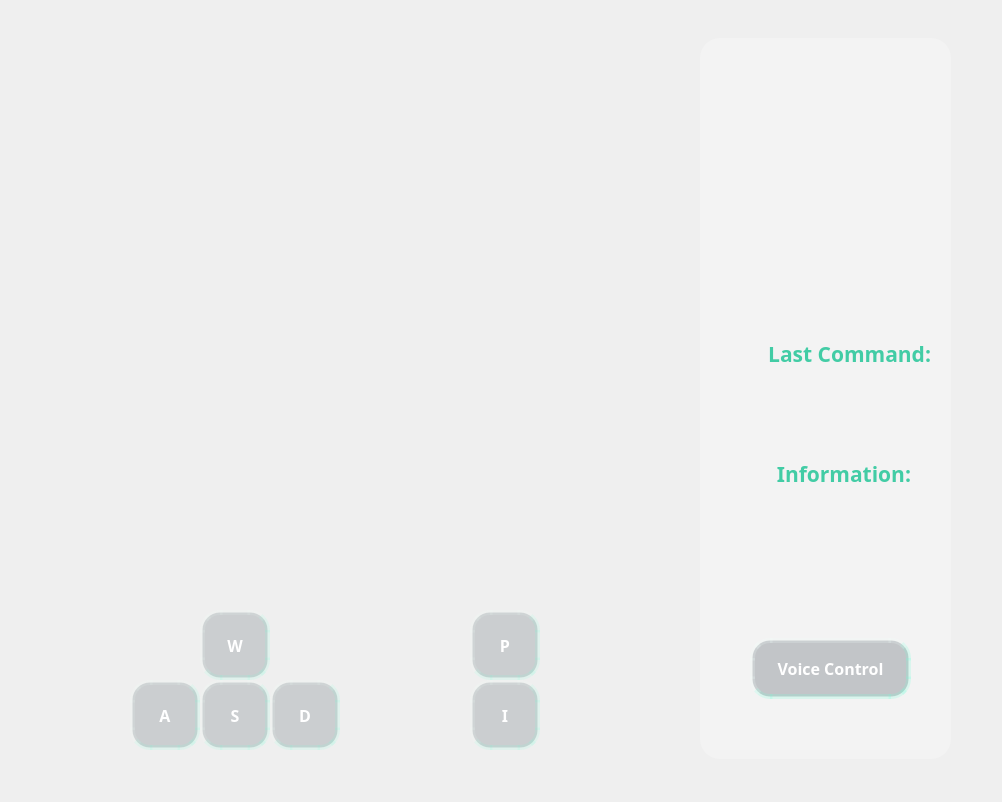
<?xml version="1.0" encoding="UTF-8"?>
<ui version="4.0">
 <class>MainWindow</class>
 <widget class="QMainWindow" name="MainWindow">
  <property name="geometry">
   <rect>
    <x>0</x>
    <y>0</y>
    <width>1002</width>
    <height>802</height>
   </rect>
  </property>
  <property name="minimumSize">
   <size>
    <width>1002</width>
    <height>802</height>
   </size>
  </property>
  <property name="maximumSize">
   <size>
    <width>1002</width>
    <height>802</height>
   </size>
  </property>
  <property name="windowTitle">
   <string>BalanceCar Console</string>
  </property>
  <widget class="QWidget" name="centralwidget">
   <widget class="QPushButton" name="Button_W">
    <property name="geometry">
     <rect>
      <x>200</x>
      <y>610</y>
      <width>70</width>
      <height>70</height>
     </rect>
    </property>
    <property name="minimumSize">
     <size>
      <width>70</width>
      <height>70</height>
     </size>
    </property>
    <property name="maximumSize">
     <size>
      <width>70</width>
      <height>70</height>
     </size>
    </property>
    <property name="font">
     <font>
      <family>微软雅黑</family>
      <pointsize>12</pointsize>
      <weight>75</weight>
      <bold>true</bold>
     </font>
    </property>
    <property name="styleSheet">
     <string notr="true">QPushButton{
	background:rgba(87,96,105,60);
	border: 5px groove rgba(111, 255, 212, 30);
	border-radius:20px;
	color: rgb(255,255, 255);
	selection-background-color: rgba(255,255,255,50);
    border-style: outset;
}

QPushButton:hover{
    background-color:rgba(140, 154, 168,60); 
    border-style: inset;
}</string>
    </property>
    <property name="text">
     <string>W</string>
    </property>
   </widget>
   <widget class="QPushButton" name="Button_A">
    <property name="geometry">
     <rect>
      <x>130</x>
      <y>680</y>
      <width>70</width>
      <height>70</height>
     </rect>
    </property>
    <property name="minimumSize">
     <size>
      <width>70</width>
      <height>70</height>
     </size>
    </property>
    <property name="maximumSize">
     <size>
      <width>70</width>
      <height>70</height>
     </size>
    </property>
    <property name="font">
     <font>
      <family>微软雅黑</family>
      <pointsize>12</pointsize>
      <weight>75</weight>
      <bold>true</bold>
     </font>
    </property>
    <property name="styleSheet">
     <string notr="true">QPushButton{
	background:rgba(87,96,105,60);
	border: 5px groove rgba(111, 255, 212, 30);
	border-radius:20px;
	color: rgb(255,255, 255);
	selection-background-color: rgba(255,255,255,50);
    border-style: outset;
}

QPushButton:hover{
    background-color:rgba(140, 154, 168,60); 
    border-style: inset;
}</string>
    </property>
    <property name="text">
     <string>A</string>
    </property>
   </widget>
   <widget class="QPushButton" name="Button_S">
    <property name="geometry">
     <rect>
      <x>200</x>
      <y>680</y>
      <width>70</width>
      <height>70</height>
     </rect>
    </property>
    <property name="minimumSize">
     <size>
      <width>70</width>
      <height>70</height>
     </size>
    </property>
    <property name="maximumSize">
     <size>
      <width>70</width>
      <height>70</height>
     </size>
    </property>
    <property name="font">
     <font>
      <family>微软雅黑</family>
      <pointsize>12</pointsize>
      <weight>75</weight>
      <bold>true</bold>
     </font>
    </property>
    <property name="styleSheet">
     <string notr="true">QPushButton{
	background:rgba(87,96,105,60);
	border: 5px groove rgba(111, 255, 212, 30);
	border-radius:20px;
	color: rgb(255,255, 255);
	selection-background-color: rgba(255,255,255,50);
    border-style: outset;
}

QPushButton:hover{
    background-color:rgba(140, 154, 168,60); 
    border-style: inset;
}</string>
    </property>
    <property name="text">
     <string>S</string>
    </property>
   </widget>
   <widget class="QPushButton" name="Button_D">
    <property name="geometry">
     <rect>
      <x>270</x>
      <y>680</y>
      <width>70</width>
      <height>70</height>
     </rect>
    </property>
    <property name="minimumSize">
     <size>
      <width>70</width>
      <height>70</height>
     </size>
    </property>
    <property name="maximumSize">
     <size>
      <width>70</width>
      <height>70</height>
     </size>
    </property>
    <property name="font">
     <font>
      <family>微软雅黑</family>
      <pointsize>12</pointsize>
      <weight>75</weight>
      <bold>true</bold>
     </font>
    </property>
    <property name="styleSheet">
     <string notr="true">QPushButton{
	background:rgba(87,96,105,60);
	border: 5px groove rgba(111, 255, 212, 30);
	border-radius:20px;
	color: rgb(255,255, 255);
	selection-background-color: rgba(255,255,255,50);
    border-style: outset;
}

QPushButton:hover{
    background-color:rgba(140, 154, 168,60); 
    border-style: inset;
}</string>
    </property>
    <property name="text">
     <string>D</string>
    </property>
   </widget>
   <widget class="QPushButton" name="Button_I">
    <property name="geometry">
     <rect>
      <x>470</x>
      <y>680</y>
      <width>70</width>
      <height>70</height>
     </rect>
    </property>
    <property name="minimumSize">
     <size>
      <width>70</width>
      <height>70</height>
     </size>
    </property>
    <property name="maximumSize">
     <size>
      <width>70</width>
      <height>70</height>
     </size>
    </property>
    <property name="font">
     <font>
      <family>微软雅黑</family>
      <pointsize>12</pointsize>
      <weight>75</weight>
      <bold>true</bold>
     </font>
    </property>
    <property name="styleSheet">
     <string notr="true">QPushButton{
	background:rgba(87,96,105,60);
	border: 5px groove rgba(111, 255, 212, 30);
	border-radius:20px;
	color: rgb(255,255, 255);
	selection-background-color: rgba(255,255,255,50);
    border-style: outset;
}

QPushButton:hover{
    background-color:rgba(140, 154, 168,60); 
    border-style: inset;
}</string>
    </property>
    <property name="text">
     <string>I</string>
    </property>
   </widget>
   <widget class="QPushButton" name="Button_P">
    <property name="geometry">
     <rect>
      <x>470</x>
      <y>610</y>
      <width>70</width>
      <height>70</height>
     </rect>
    </property>
    <property name="minimumSize">
     <size>
      <width>70</width>
      <height>70</height>
     </size>
    </property>
    <property name="maximumSize">
     <size>
      <width>70</width>
      <height>70</height>
     </size>
    </property>
    <property name="font">
     <font>
      <family>微软雅黑</family>
      <pointsize>12</pointsize>
      <weight>75</weight>
      <bold>true</bold>
     </font>
    </property>
    <property name="styleSheet">
     <string notr="true">QPushButton{
	background:rgba(87,96,105,60);
	border: 5px groove rgba(111, 255, 212, 30);
	border-radius:20px;
	color: rgb(255,255, 255);
	selection-background-color: rgba(255,255,255,50);
    border-style: outset;
}

QPushButton:hover{
    background-color:rgba(140, 154, 168,60); 
    border-style: inset;
}</string>
    </property>
    <property name="text">
     <string>P</string>
    </property>
   </widget>
   <widget class="QLabel" name="label_7">
    <property name="geometry">
     <rect>
      <x>690</x>
      <y>328</y>
      <width>241</width>
      <height>51</height>
     </rect>
    </property>
    <property name="font">
     <font>
      <family>微软雅黑</family>
      <pointsize>16</pointsize>
      <weight>75</weight>
      <bold>true</bold>
     </font>
    </property>
    <property name="styleSheet">
     <string notr="true">color: rgb(66, 204, 165);
</string>
    </property>
    <property name="text">
     <string>Last Command:</string>
    </property>
    <property name="textFormat">
     <enum>Qt::AutoText</enum>
    </property>
    <property name="alignment">
     <set>Qt::AlignRight|Qt::AlignTrailing|Qt::AlignVCenter</set>
    </property>
   </widget>
   <widget class="QLabel" name="Lab_cmd">
    <property name="geometry">
     <rect>
      <x>710</x>
      <y>388</y>
      <width>241</width>
      <height>51</height>
     </rect>
    </property>
    <property name="font">
     <font>
      <family>微软雅黑</family>
      <pointsize>16</pointsize>
      <weight>75</weight>
      <bold>true</bold>
     </font>
    </property>
    <property name="styleSheet">
     <string notr="true">color: rgb(66, 204, 165);
</string>
    </property>
    <property name="text">
     <string/>
    </property>
    <property name="textFormat">
     <enum>Qt::AutoText</enum>
    </property>
    <property name="alignment">
     <set>Qt::AlignCenter</set>
    </property>
   </widget>
   <widget class="QLabel" name="Lab_camera">
    <property name="geometry">
     <rect>
      <x>70</x>
      <y>50</y>
      <width>501</width>
      <height>501</height>
     </rect>
    </property>
    <property name="styleSheet">
     <string notr="true">border-radius:20px;</string>
    </property>
    <property name="text">
     <string/>
    </property>
    <property name="textInteractionFlags">
     <set>Qt::LinksAccessibleByMouse</set>
    </property>
   </widget>
   <widget class="QPushButton" name="Button_voice">
    <property name="geometry">
     <rect>
      <x>750</x>
      <y>638</y>
      <width>161</width>
      <height>61</height>
     </rect>
    </property>
    <property name="font">
     <font>
      <family>微软雅黑</family>
      <pointsize>12</pointsize>
      <weight>75</weight>
      <bold>true</bold>
     </font>
    </property>
    <property name="styleSheet">
     <string notr="true">QPushButton{
	background:rgba(87,96,105,80);
	border: 5px groove rgba(111, 255, 212, 50);
	border-radius:20px;
	color: rgb(255,255, 255);
	selection-background-color: rgba(255,255,255,80);
    border-style: outset;
}

QPushButton:hover{
    background-color:rgba(140, 154, 168,80); 
    border-style: inset;
}</string>
    </property>
    <property name="text">
     <string>Voice Control</string>
    </property>
   </widget>
   <widget class="QLabel" name="label_8">
    <property name="geometry">
     <rect>
      <x>670</x>
      <y>448</y>
      <width>241</width>
      <height>51</height>
     </rect>
    </property>
    <property name="font">
     <font>
      <family>微软雅黑</family>
      <pointsize>16</pointsize>
      <weight>75</weight>
      <bold>true</bold>
     </font>
    </property>
    <property name="styleSheet">
     <string notr="true">color: rgb(66, 204, 165);
</string>
    </property>
    <property name="text">
     <string>Information:</string>
    </property>
    <property name="textFormat">
     <enum>Qt::AutoText</enum>
    </property>
    <property name="alignment">
     <set>Qt::AlignRight|Qt::AlignTrailing|Qt::AlignVCenter</set>
    </property>
   </widget>
   <widget class="QLabel" name="label_9">
    <property name="geometry">
     <rect>
      <x>670</x>
      <y>508</y>
      <width>321</width>
      <height>71</height>
     </rect>
    </property>
    <property name="font">
     <font>
      <family>微软雅黑</family>
      <pointsize>16</pointsize>
      <weight>75</weight>
      <bold>true</bold>
     </font>
    </property>
    <property name="styleSheet">
     <string notr="true">color: rgb(66, 204, 165);
</string>
    </property>
    <property name="alignment">
     <set>Qt::AlignCenter</set>
    </property>
    <property name="openExternalLinks">
     <bool>true</bool>
    </property>
    <property name="textInteractionFlags">
     <set>Qt::LinksAccessibleByMouse|Qt::TextSelectableByMouse</set>
    </property>
   </widget>
   <widget class="QLineEdit" name="lineEdit">
    <property name="geometry">
     <rect>
      <x>700</x>
      <y>38</y>
      <width>251</width>
      <height>721</height>
     </rect>
    </property>
    <property name="styleSheet">
     <string notr="true">background-color:rgba(255,255,255,60);
border-radius:20px;</string>
    </property>
    <property name="readOnly">
     <bool>true</bool>
    </property>
   </widget>
   <zorder>lineEdit</zorder>
   <zorder>Lab_camera</zorder>
   <zorder>Button_W</zorder>
   <zorder>Button_A</zorder>
   <zorder>Button_S</zorder>
   <zorder>Button_D</zorder>
   <zorder>Button_I</zorder>
   <zorder>Button_P</zorder>
   <zorder>label_7</zorder>
   <zorder>Lab_cmd</zorder>
   <zorder>Button_voice</zorder>
   <zorder>label_8</zorder>
   <zorder>label_9</zorder>
  </widget>
 </widget>
 <resources/>
 <connections/>
</ui>
